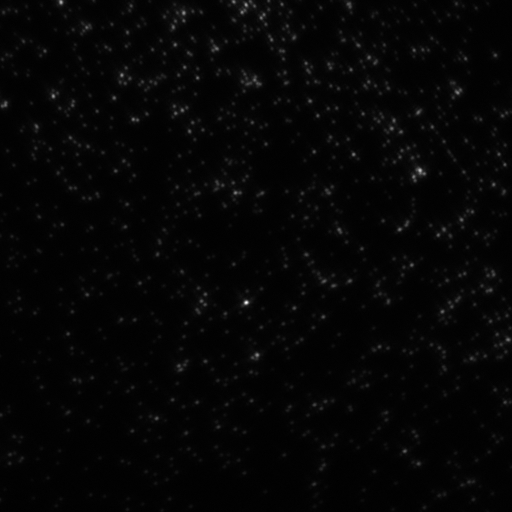
#> input picture Images/beads 10 20.tiff, 512 x 512 px, found by its file name
$ python ao_more_or_less_working.py
#> lines starting #> are read from the running program, lines starting #| are printed output that depends on the picture
#!/usr/bin/env python2.7
import numpy as np
from scipy import misc, fftpack, ndimage
from scipy.sparse import lil_matrix
#import matplotlib.pyplpip ot as plt
from PIL import Image
import matplotlib.pyplot as plt
from matplotlib.colors import LogNorm


#importing TIFF image into python and converting to array
image = Image.open("./images/beads 10 20.tiff")
#> image is the input picture: PIL image 512x512 I;16; min 32997, max 36278, mean 33070.5
imarray = np.asarray(image, dtype = 'uint16')


mode = [3,4,5,6,7,8,9,10,11,12,13]
radians = [str(' 0'),str(' 4'),str(' 8'),str('12'),str('16'),str('20'),str('24'),str('28')]
def av_intensity(mode):
	mode_array = []
	for image in mode:
		intensity_vals =[]
	# plotting the mean intensity of each image as we cycle through images
		for i in radians:
			now_pic = Image.open("./images/beads "+ str(mode) +str(i)+".tiff")
			mean_pixel = np.mean(now_pic)
			intensity_vals.append(mean_pixel)
		mode_array.append(intensity_vals)
		return intensity_vals,mode_array


#function for plotting the fourier transform of an image
def plot_spectrum(im_fft):
    # A logarithmic colormap
    plt.imshow(np.abs(im_fft), norm=LogNorm(vmin=5))
    plt.colorbar()


radius = 256
cut = 200
#function for making a circular mask
def MakeMask(R, Cut):
            radius = int(R)
            mask = np.sqrt((np.arange(-radius,radius)**2).reshape((radius*2,1)) + (np.arange(-radius,radius)**2)) < Cut

            return(mask)

#Creating a circular mask for fourier transform image


def av_freq(mode_num):
		#Variables for mask
		radius = 256
		cut = 200
		out_mask = MakeMask(radius,cut)
		in_mask = (MakeMask(radius, cut*0.6))
		ring_mask = out_mask*((in_mask-1)*-1)
		#empty array for freq values
		avfreq_vals =[]
		#plotting the mean intensity of each image as we cycle through images
		for i in radians:
			image = Image.open("./imagesbeads "+ str(mode_num) +str(i)+".tiff")
			imarray = np.asarray(image, dtype = 'uint16')
			fft2 = fftpack.fft2(imarray)
			masked_image = fftpack.fftshift(fft2)*ring_mask
			mean_pixel = np.mean(abs(masked_image))
			avfreq_vals.append(mean_pixel)
		return avfreq_vals


out_mask = MakeMask(radius,cut)
in_mask = (MakeMask(radius, cut*0.6))
ring_mask = out_mask*((in_mask-1)*-1)
fft2 = fftpack.fft2(imarray)

masked_image = fftpack.fftshift(fft2)*ring_mask
plot_spectrum(masked_image)
plt.show()
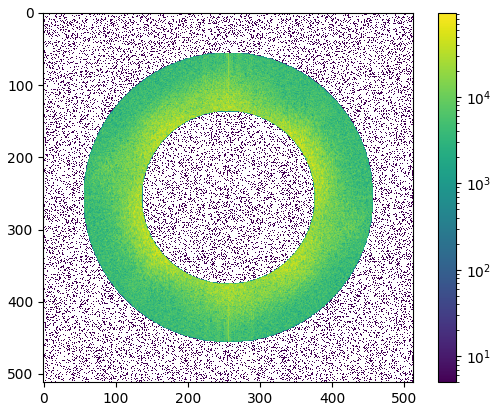
#> figure drawn by matplotlib, 2 panels
#print(av_freq(mode_num1))
plt.title('Fourier transform')
#print('mean pixel value of this is', np.mean(abs(masked_image)))
#print(av_freq(mode_num1))
#print(av_intensity(mode_num1))
#> (the run stopped early here; a loop or call above may not have finished)
